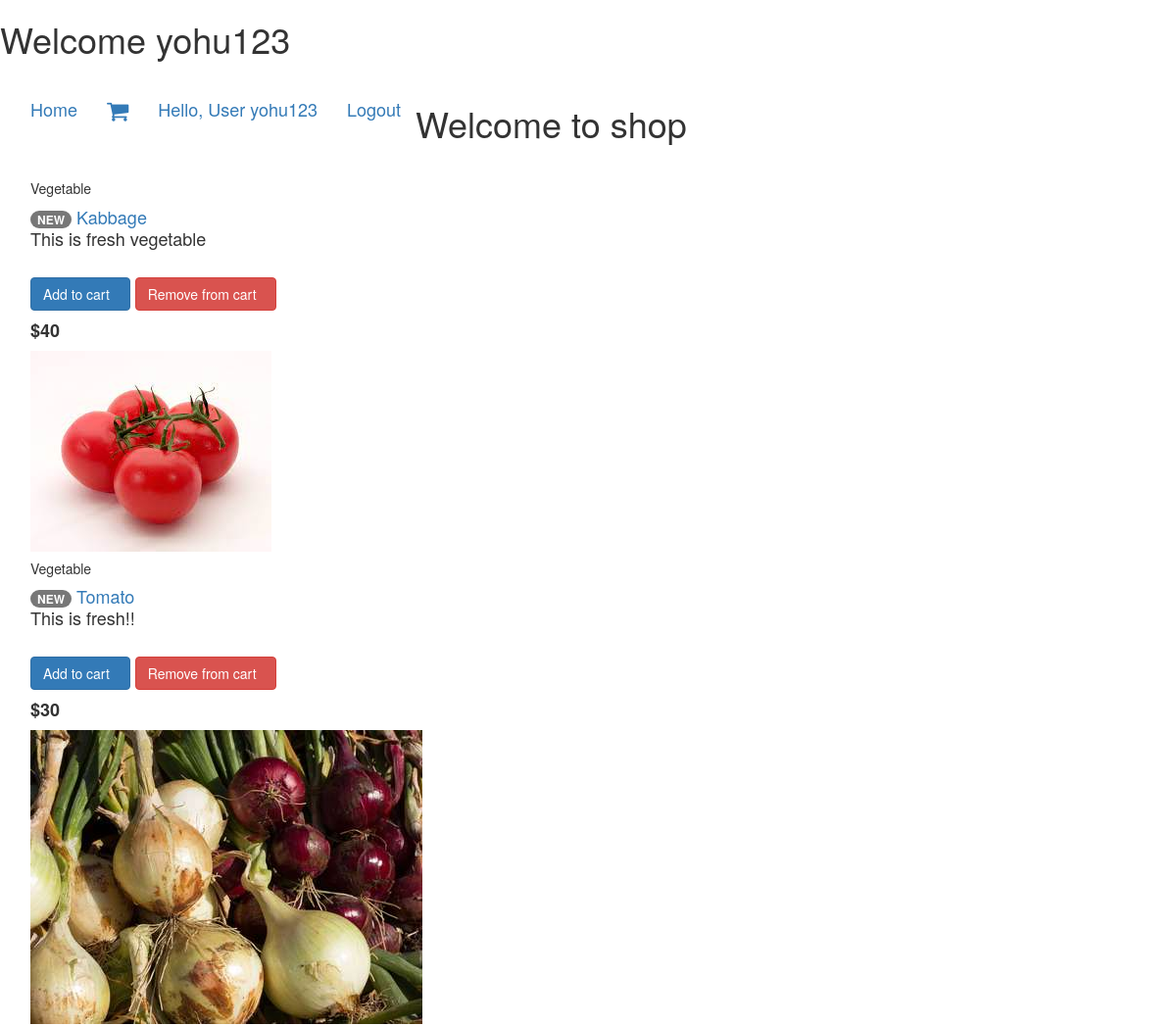
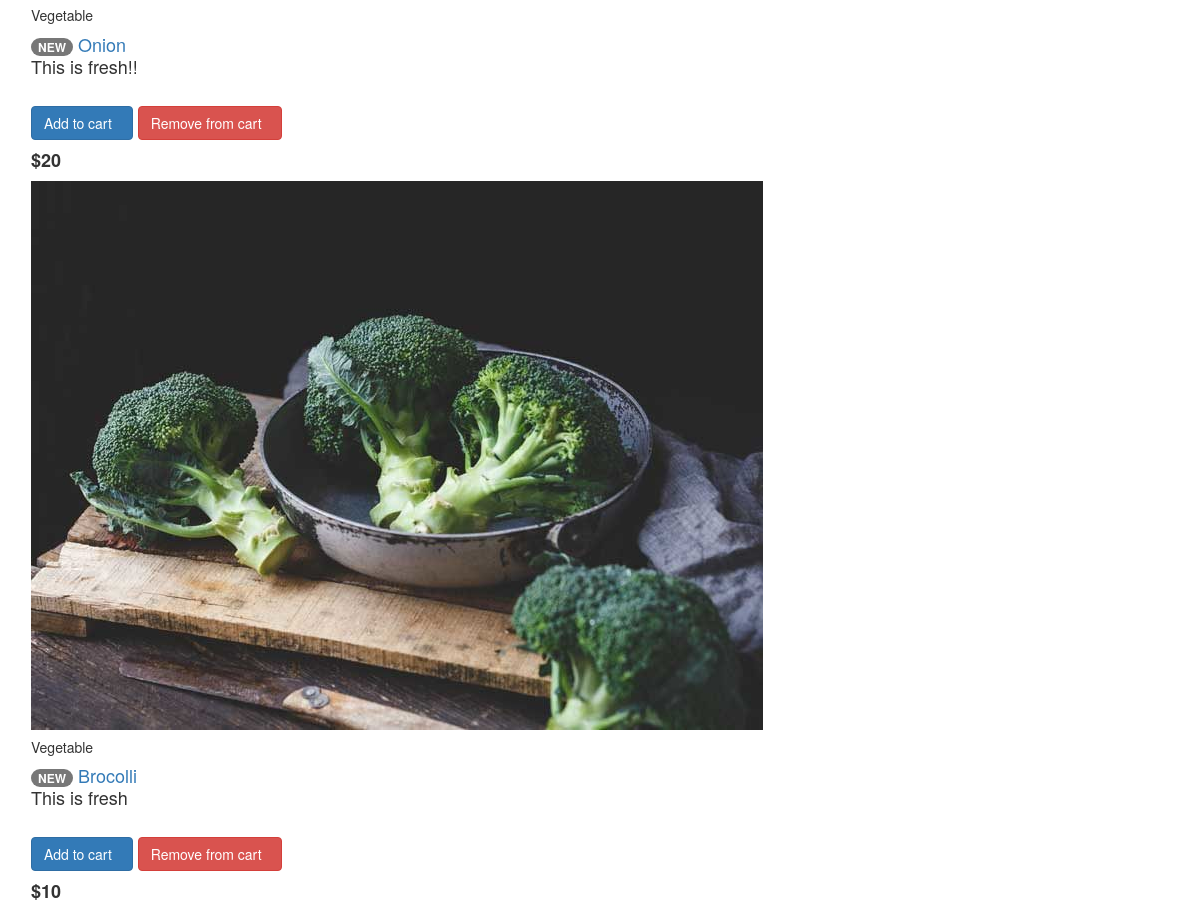
Screenshot of /list (signed in) with the database file from the repository (2 pictures, top to bottom).
### vgapp/models.py (models this page shows, shortened)
class Item(models.Model):
    title = models.CharField(max_length=200)
    price = models.IntegerField()
    discount_price = models.IntegerField(blank=True, null=True)
    slug = models.SlugField()
    status = models.CharField(max_length=200)
    category = models.CharField(choices=CATEGORY_CHOICES, max_length=2)
    description = models.TextField()
    image = models.ImageField(default='default.jpg', upload_to='productImages')
    def get_add_to_cart_url(self):
        return reverse('add_to_cart', kwargs={'slug': self.slug})
    def get_remove_from_cart_url(self):
        return reverse('remove_from_cart', kwargs={'slug': self.slug})

### vgapp/views.py (the view)
# urls.py: path('list', HomeView.as_view(), name='home'),
class HomeView(ListView):
    model = Item
    template_name = 'index.html'

### vgapp/templates/index.html (shortened to what this page needs)
{% block content %}
<!DOCTYPE html>
<html lang="en">
<head>
  <link rel="stylesheet" href="https://maxcdn.bootstrapcdn.com/bootstrap/3.4.1/css/bootstrap.min.css">
</head>
  <link rel="stylesheet" href="https://cdnjs.cloudflare.com/ajax/libs/font-awesome/4.7.0/css/font-awesome.min.css">
<body>
  <h1> Welcome {{user}} </h1>
<nav class="navbar-brand">
  <div class="navbar navbar-light blue lighten-4">
    <ul class="nav navbar-nav">
      {% if request.user.is_authenticated %}
      <li class="active"><a href="{% url 'home' %}">Home</a></li>
      <li class="active"><a href="" class="nav-link waves-effect">
            <span class="fa" style="font-size:24px">&#xf07a;</span>
            </a></li>
       <li><a href="#">Hello, User {{request.user.username}}</a></li>
       <li><a class="button secondaryAction text-dark text-center" href="{% url 'logoutP' %}">Logout</a></li>
    </ul>
  {% endif %}
</head>
<body>
<main>
 <div class="container">
 <h1>Welcome to shop</h1>
 <div class="alignRow">
 <div class="imageColumn">
{% for object in object_list %}
    <img src="{{object.image.url}}" class="card-img-top" alt="">
    <h5>{{object.get_category_display}}</h5>
    <span class="badge badge-pill-color">NEW</span>
    <a href="{% url 'product' object.slug %}" class="dark-grey-text">{{object.title}}
    </a><br>
    <p>{{object.description}}</p><br>
    <a href="{{object.get_add_to_cart_url}}" class="btn btn-primary btn-md my-0 p" type="submit">Add to cart
            <i class="fas fa-shopping-cart ml-1"></i>
    </a>
    <a href="{{object.get_remove_from_cart_url}}" class="btn btn-danger btn-md my-0 p" type="submit">Remove from cart
            <i class="fas fa-shopping-cart ml-1"></i>
    </a>
    <h4 class="font-weight-bold blue-text">
    {% if object.discount_price %}
    <strong>${{object.discount_price}}</strong>
    {% else %}
    <strong>${{object.price}}</strong>
    {% endif %}
    </h4>
   {% endfor %}
  </div>
</div>
</div>
</main>
</body>
</html>
{% endblock %}

### vgapp/templates/index.html (style rules this page uses)
* { box-sizing: border-box; }

### rows the page displays
Item: category "Vegetable", title "Kabbage", description "This is fresh vegetable", discount_price "40"
Item: image (picture), category "Vegetable", title "Tomato", description "This is fresh!!", discount_price "30"
Item: image (picture), category "Vegetable", title "Onion", description "This is fresh!!", discount_price "20"
Item: image (picture), category "Vegetable", title "Brocolli", description "This is fresh", discount_price "10"

### other values shown
{{ user }} "yohu123"
{{ request.user.username }} "yohu123"
